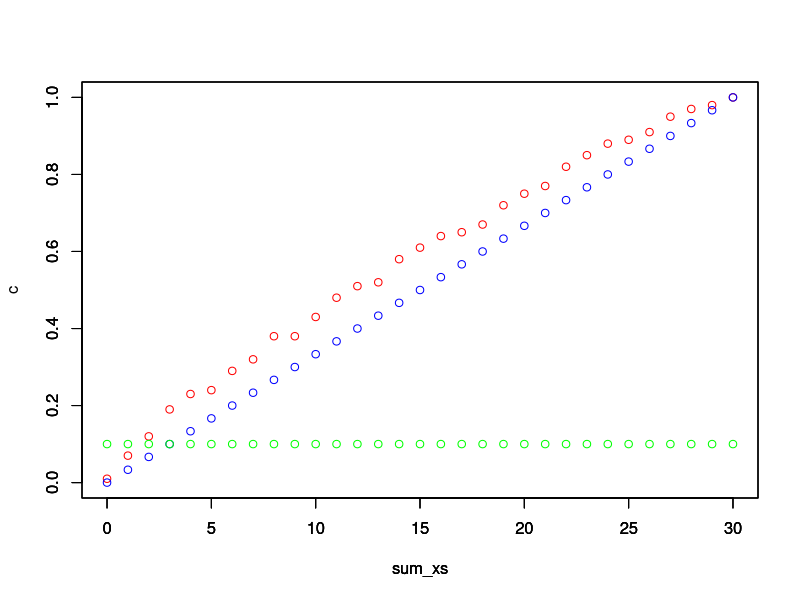
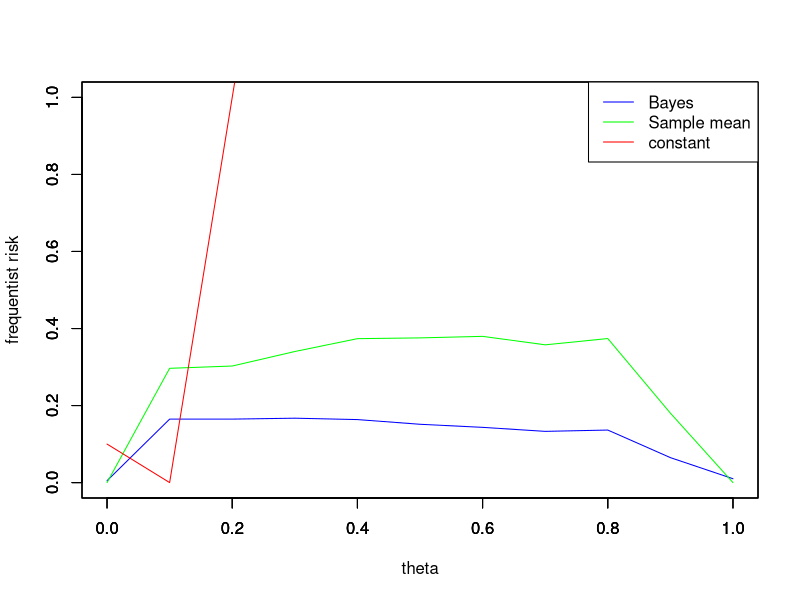

These figures' R source, in order:
## ---- chunk 1
rm(list=ls())
set.seed(123)
## ---- chunk 2
loss_function = function(theta, c){
  if (c < theta){
    return(10*abs(theta - c))
  } 
  else{
    return(l = abs(theta - c))
  }
}

posterior_risk = function(c, a_prior, b_prior, sum_x, n, s = 30000){
  # randow draws from beta distribution
  a_post = a_prior + sum_x
  b_post = b_prior + n - sum_x
  theta = rbeta(s, a_post, b_post)
  loss <- apply(as.matrix(theta),1,loss_function,c)
  # average values from the loss function
  risk = mean(loss)
}
## ---- chunk 3
n=30
a=0.05
b=1

sum_xs = seq(0,n)

bayes_c <- function(sum_x,a_prior, b_prior, n, s=500) {
  cs = seq(0,1,by=0.01)
  post_risk = apply(as.matrix(cs), 1,posterior_risk,a_prior, b_prior, sum_x, n, s)
  cs[which.min(post_risk)]
}

c1 = apply(as.matrix(sum_xs),1,bayes_c,a,b,n)
c2 = sum_xs/n
c3 = rep(0.1, 31)

plot(sum_xs, c1, col = "red", ylim = c(0,1), ylab = "c")
par(new=TRUE)
plot(sum_xs, c2, col = "blue", ylim = c(0,1), ylab = "")
par(new=TRUE)
plot(sum_xs, c3, col = "green", ylim = c(0,1), ylab = "")
## ---- chunk 4
thetas = seq(0, 1, by=0.1)
# frequentist risk for the 3 estimators given a theta
frequentist_risk = function(theta){
  sum_xs = rbinom(100, 30, theta)
  Bayes_optimal = apply(as.matrix(sum_xs), 1, bayes_c, a, b, n, s = 100)
  mean_c = sum_xs / 30
  loss1 = apply(as.matrix(Bayes_optimal), 1, loss_function, theta = theta)
  loss2 = apply(as.matrix(mean_c), 1, loss_function, theta = theta )
  risk1 = mean(loss1)
  risk2 = mean(loss2)
  risk3 = loss_function(theta, 0.1)
  return(c(risk1, risk2, risk3))
}
frequentist_risk(0.1)
## ---- chunk 5
# given a sequance a theta, compute frequentist risk for each theta
R = apply(as.matrix(thetas), 1, frequentist_risk)
# plot
plot(thetas, R[1,], col='blue', type = "l",
ylab = "frequentist risk", xlab = 'theta',ylim = c(0,1))
par(new = T)
plot(thetas, R[2,], type = 'l', col='green',
ylab = "", xlab = '', ylim = c(0,1))
par(new = T)
plot(thetas, R[3,], type = 'l',col = 'red',
ylab = "", xlab = '', ylim = c(0,1))
legend("topright", lty = c(1,1,1), col = c("blue", "green", "red"),
legend = c("Bayes", "Sample mean", "constant"))
